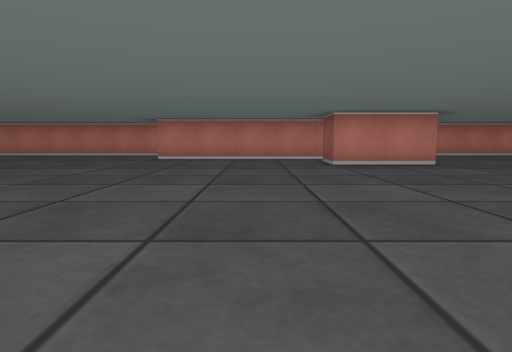
[1] (above)

17 first-person views from a walk through a cub3D level. The camera is about half as high as the walls, tilts 6° down and sees 75° across. The floor is counted in squares. Each view is taken from the middle of a square. On the plan, view 1 faces up. The plan holds only what a view shows up to about 9 squares ahead; the rest is blank.

[2]
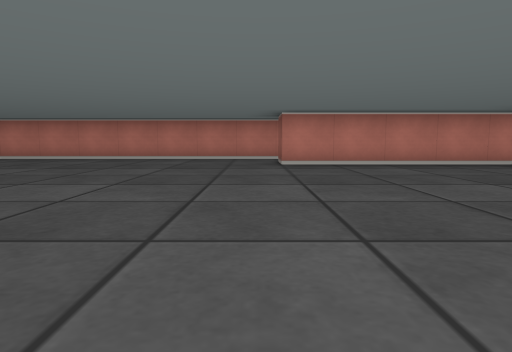

[3]
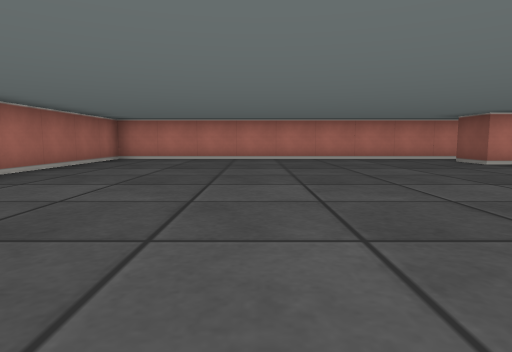

[4]
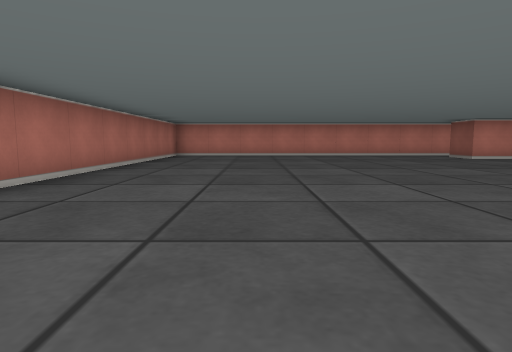

[5]
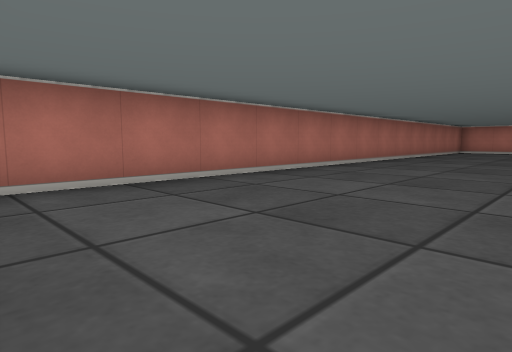

[6]
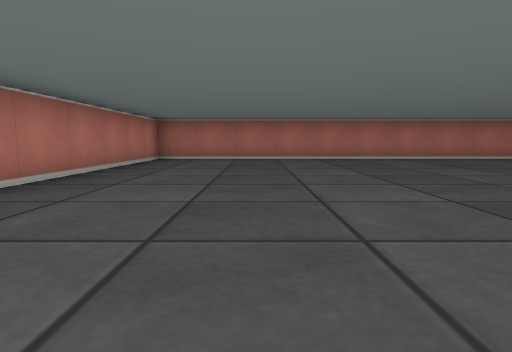

[7]
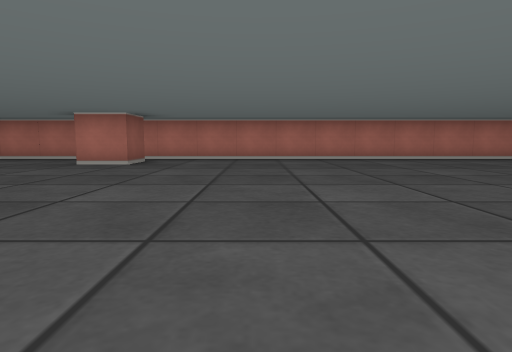

[8]
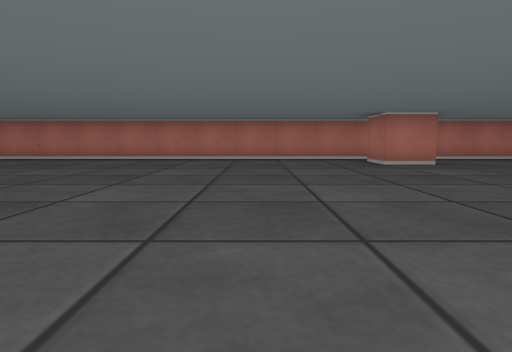

[9]
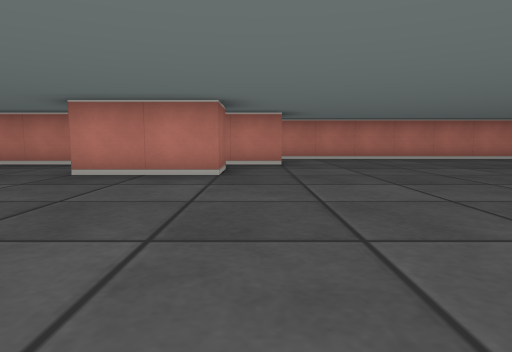

[10]
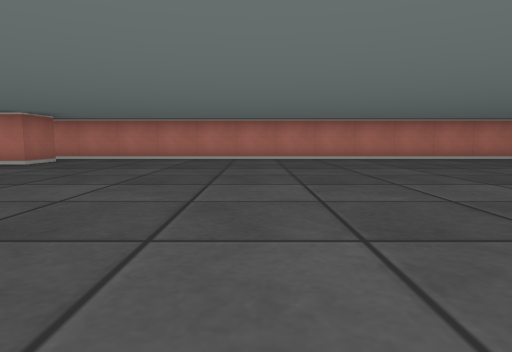

[11]
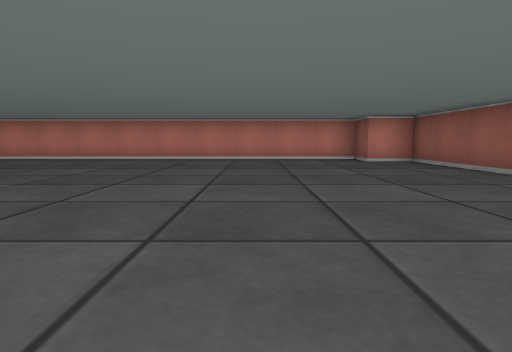

[12]
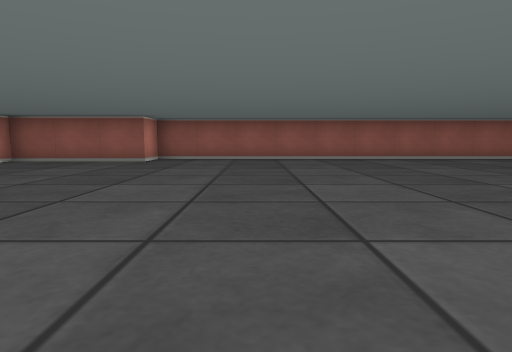

[13]
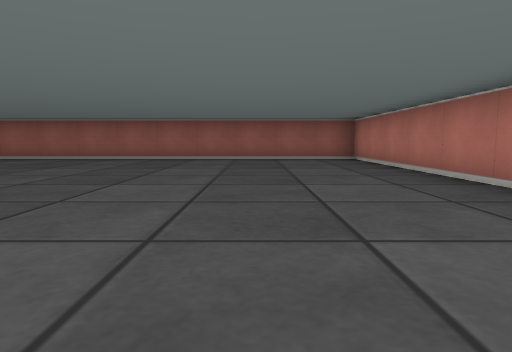

[14]
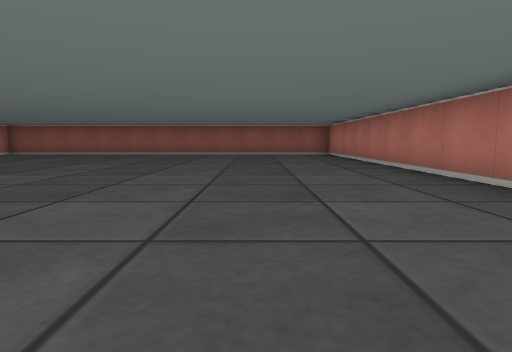

[15]
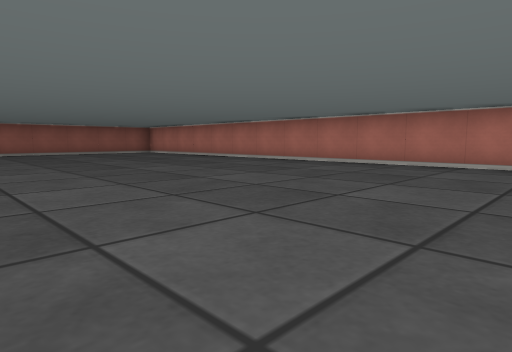

[16]
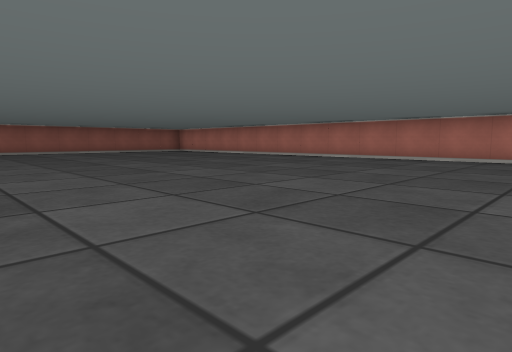

[17]
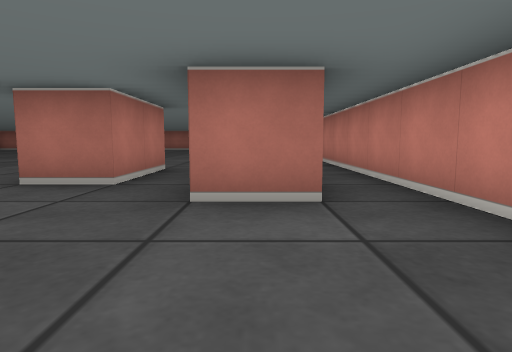

### Floor plan
Points are (right, up) in squares from view 1. A wall is a line through its corners. A room is listed if a view was taken in it or the views show most of it. See-through windows are left out.
Room 1 (views 1, 2, 3, 4, 5, 6, 7, 8, 9, 10, 11, 12, 13, 14, 15, 16, 17)
walls: (3.5, 6.5) (1.5, 6.5) (1.5, 7.5) (3.5, 7.5) (3.5, 6.5); (4.5, 9.6) (4.5, 8.5) (-2.5, 8.5) (-2.5, 9.5); (0.5, -3.5) (0.5, -2.5) (1.5, -2.5) (1.5, -3.5); (19.5, 6.5) (19.5, 9.5) (18.5, 9.5) (18.5, 10.5) (-10.5, 10.5) (-10.5, -4.5) (20.5, -4.5) (20.5, 6.5) (19.5, 6.5)

Where each view was taken, in squares from view 1:
view 1: 0 up, 0 right, facing up
view 2: 2 up, 3 left, facing up
view 3: 2 up, 7 left, facing up
view 4: 0 up, 8 left, facing up
view 5: 4 down, 7 left, facing up-left
view 6: 2 down, 2 left, facing left
view 7: 4 up, 2 left, facing down
view 8: 4 up, 4 right, facing down
view 9: 2 up, 4 right, facing up
view 10: 2 up, 9 right, facing up
view 11: 2 up, 16 right, facing up
view 12: 4 up, 12 right, facing right
view 13: 2 down, 12 right, facing right
view 14: 2 down, 9 right, facing right
view 15: 2 up, 8 right, facing down-right
view 16: 4 up, 7 right, facing down-right
view 17: 9 up, 7 right, facing left
